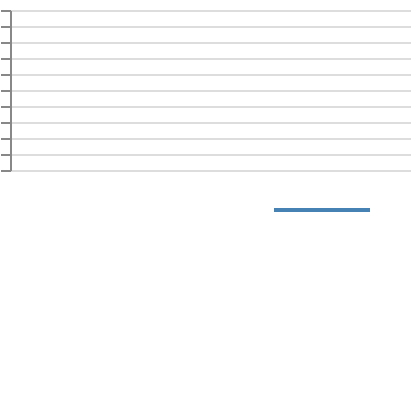

Vega-Lite specification for this chart:
### Vega specification from a JSON file in a GitHub repository (floating-point values rounded to 4 significant figures)
{"$schema": "https://vega.github.io/schema/vega/v6.json", "width": 200, "height": 200, "padding": 5, "autosize": "none", "data": [{"name": "table", "values": [{"axis": "A", "value": 3}, {"axis": "B", "value": 5}, {"axis": "C", "value": 4}, {"axis": "D", "value": 2}, {"axis": "E", "value": 5}]}], "scales": [{"name": "r", "type": "linear", "domain": {"data": "table", "field": "value"}, "range": [0, 80], "zero": true}, {"name": "theta", "type": "ordinal", "domain": {"data": "table", "field": "axis", "sort": true}, "range": [0, 6.283]}], "marks": [{"type": "line", "from": {"data": "table"}, "encode": {"update": {"x": {"signal": "100 + scale('r',datum.value) * cos(scale('theta',datum.axis))"}, "y": {"signal": "100 + scale('r',datum.value) * sin(scale('theta',datum.axis))"}, "stroke": {"value": "steelblue"}, "strokeWidth": {"value": 2}}}}], "axes": [{"scale": "r", "orient": "left", "grid": true, "labels": false}]}
